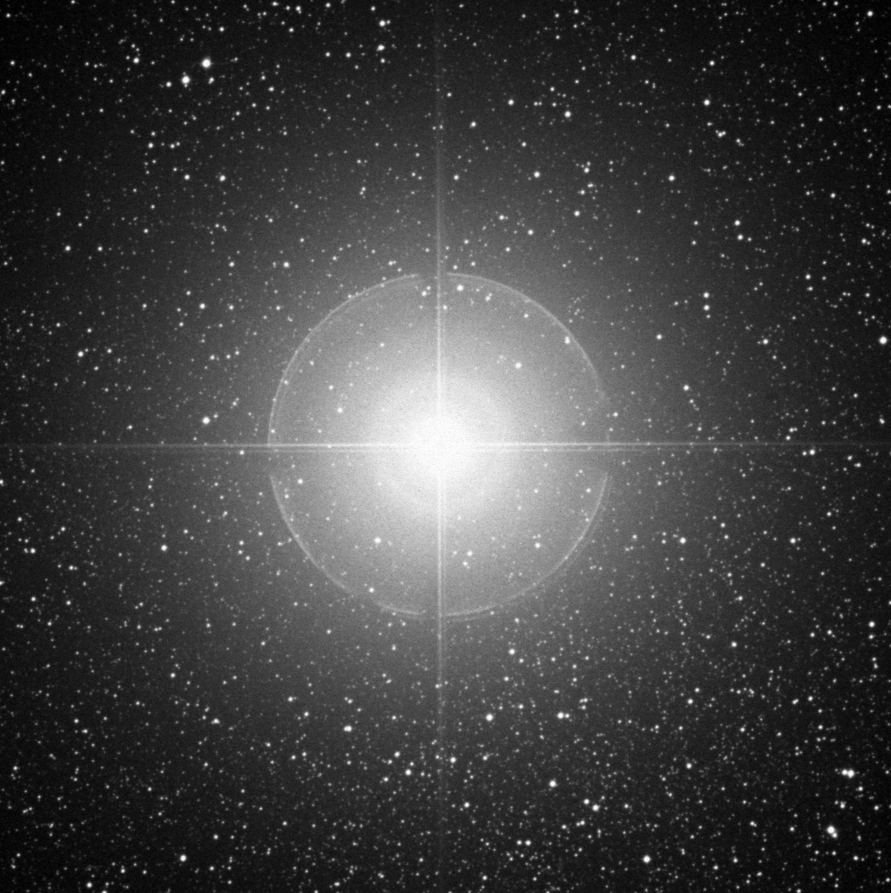
#> input picture notebooks/fig/dss_alpha_centauri.gif, 1782 x 1786 px (shown at 1/2 size)
$ jupyter execute --allow-errors 05--NumPy_SciPy.ipynb   (shell and % lines are left out)
#> lines starting #> are read from the running program, lines starting #| are printed output that depends on the picture
# NumPy and SciPy

**Python for HPC**

Max Planck Computing and Data Facility, Garching

## Outline

* NumPy
* SciPy examples
* Input/output with NumPy arrays
* Bonus: Image processing examples

## Performance Problem - Loops

* Looping in Python (and most interpreted languages) can be **very expensive**
* Numerical codes perform mostly array computation
* Example: Discrete Fourier Transform

$$ X_k = \sum_{n=0}^{N-1}x_n\cdot e^{\frac{-2i\pi}{N}kn} $$

[cell 1]
import cmath
import random

def DFT_loop(x):
    N = len(x)
    X = [0 for n in range(N)]
    for k in range (N):
        for n in range(N):
            X[k] += x[n]*cmath.exp(-2j * cmath.pi * k * n / N)
    return X

X = [random.random() for i in range(512)]
F = DFT_loop(X)

### Solution - Numpy Arrays

<div class="row">
  <div class="col-md-6" markdown="1">

* Possible solution: turn loop coefficients into arrays and then use linear algebra operations
* <span style="color:red">Larger memory footprint</span>, but <span style="color:green">higher performance</span>
* much faster than loops

  </div>
  <div class="col-md-6" markdown="1">
      <center>

      </center>
  </div>
</div>

$$ X_k = \sum_{n=0}^{N-1}x_n\cdot e^{\frac{-2i\pi}{N}kn} $$

[cell 2]
import numpy as np

def DFT_arrays(x):
    x = np.asarray(x, dtype=float)
    N = x.shape[0]
    n = np.arange(N)
    k = n.reshape((N, 1))
    M = np.exp(-2j * np.pi * k * n / N)
    return np.dot(M, x)

X = np.random.random(512)
F = DFT_arrays(X)

### Better Solution - External Call

* low-level external libraries will almost always be *much* better!
* calls highly optimized low level (e.g. C, Fortran) functions with OpenMP, cache-hit, vectorization, etc
* NumPy and SciPy already interface FFT (and many other) libraries
* How does the performance compare?

$$ X_k = \sum_{n=0}^{N-1}x_n\cdot e^{kn(-2i\pi /N)} $$

[cell 3]
X = np.random.random(512)

Fl = DFT_loop(X)
Fa = DFT_arrays(X)
Fe = np.fft.fft(X)

## Bread & Butter: NumPy & SciPy

* NumPy:
  * efficient handling of array operations via NumPy arrays
  * executes loops in compiled C code (*much* faster!)

* SciPy:
  * more advanced mathematical and numerical routines
  * provides several flavours of (sparse) matrix computation

* Both make calls to BLAS and LAPACK routines
  * `numpy.linalg` and `scipy.linalg`

## NumPy arrays
* [NumPy N-dimensional array](https://numpy.org/doc/stable/reference/arrays.ndarray.html) `ndarray`
    * fundamental container class to store items of the same type and size
    * plain C array with the plain values linear in memory
    * preserves the intuitive syntax of Python
    * provides numerous methods for math operations on arrays
* great opportunity for performance optimization of (math) operations on NumPy arrays
    * may use CPU performance features such as prefetching, caching, vectorization
    * may call high-performance libraries such as MKL (Math Kernel Library by Intel), Lapack, BLAS under the hood

[cell 4]
import numpy as np
my_array = np.array([[1,2,3,4], [5,6,7,8]])
print(my_array)
print(type(my_array))

### NumPy Arrays - Constructors

<br>

* often require "shape" tuple (the parenthesis are mandatory)
* accepts multi-dimension

[cell 5]
x = np.zeros((3,4))
x = np.ones((2,3,4))
x = np.full((2,2),7.2)

# random arrays
x = np.random.random((2,2))      # 2x2 matrix with random reals
x = np.random.randint(10,size=5) # 5 random integers between 0 and 9

# use uninitialized memory
x = np.empty((3,2))

# start, stop, stride
x = np.arange(10,55,5)
print("Discrete Range:" + str(x))

# first element, last element, total number of elements
x = np.linspace(0,1,9)
print("Continuous Range:" + str(x))

### NumPy Arrays - Datatypes & Compatibility

* datatypes map to native C types
* datatype can be specified via the `dtype=` parameter of  constructor
* operations automatically <span style="color:red">cast compatible types</span>
* defaults (in most Linux/x86_64): `np.float64` and `np.int64`
* https://docs.scipy.org/doc/numpy/user/basics.types.html

[cell 6]
import numpy as np
x = np.array([1,2,3])
y = np.array([1.,2.,3.])
print("x and y type: %s and %s" % (x.dtype, y.dtype))

r = x+y
print("x+y type: %s" % (r.dtype))

z = np.array([1+2j,2+3j,3+4j])
sz = z.astype(np.complex64)
print("z and sz type: %s and %s" % (z.dtype, sz.dtype))

### NumPy Arrays - Functions

Arrays have a large selection of predefined operations. There are too many to list here!

[cell 7]
x = np.random.randint(10,size=8)
print("* Unsorted array: ", x)
x.sort()
print("* Sorted array: ", x)

# compute some properties
y = np.random.random((10,3))
print("* Max, min, mean, std, sum: ", y.max(), y.min(), y.mean(), y.std(), y.sum())

# may also specify over which axis
print("* Max of each column: ", y.max(axis=0))
print("* Max of each row: ", y.max(axis=1))

# comparing two arrays
z = y + 1e-16
print("* Equal: ", np.array_equal(y,z))
print("* Close: ", np.allclose(y, z, 1e-8))

### NumPy Arrays - Functions Performance

* prefer to use *built-in* functions if they are there: <span style="color:green">faster</span> and <span style="color:green">cleaner</span>

[cell 8]
# use numpy functions
def mean_loop(a):
    result = 0
    for i in range(len(a)):
        result += a[i]
    return result/len(a)

x = np.arange(2**20)

mean_loop(x)
np.mean(x)

### NumPy Arrays - Attributes

* rather advanced
* useful if you are writing interfaces between Python and C/Fortran
* useful for <span style="color:green">asserting contiguity</span> of data

[cell 9]
print(y.ndim)  # number of dimensions
print(y.size)  # number of elements
print(y.dtype) # information about the data type
print(y.flags) # information about memory layout
print(y.itemsize) # size of one array element in bytes
print(y.nbytes) # total size of the array in bytes

### NumPy Arrays - Indexing

* syntax identical to standard python: `x[sel]`
* does <span style="color:red">not guarantee contiguity</span> of data
* multidimensional indexing `x[sel1, sel2, sel3]` shorthand for `x[(sel1, sel2, sel3)]`

### Numpy Arrays - Basic Indexing

* single element indexing:
  * `x[0]`
  * `x[0,1]` (equivalent to `x[0][1]` but more efficient!)

* slicing and striding
  * selection obj is a `slice` (`start:stop:step`) or tuple of `slice`, integers, `newaxis`, `Ellipsis`

* basic indexing generally creates <span style="color:red">views</span> into the original array

[cell 10]
x = np.arange(20)

# basic slice syntax as for python lists is start:end:step
# for multidimension [start1:end1:step1, start2:end2:step2, ...]
print("From 2 to 9, in steps 2:", x[2:9:2])
print("All except 3 last elements:", x[:-3])

# revert array
print("Backwards:", x[::-1])

# Reshape into multi-D arrays
y = x.reshape((5,4))
print("Shape of y:", y.shape)
print("Slice of y:", y[1:,:2])

# new dimensions can be added
z = np.arange(3)
print("z:")
print(z[:,np.newaxis])

### NumPy Arrays - Broadcasting

* some dimension conversion is automatic, some are not!
* careful with <span style="color:red">readability</span> of the code

<center>

</center>

### NumPy Arrays - Broadcasting

* careful with <span style="color:red">readability</span> of the code

[cell 11]
X = np.arange(12).reshape(4,3)
Y = np.arange(3)/10
Z = np.arange(4)/10
print("X is a 4x3 matrix:\n",X)

print("\nX+Y is valid:\n",X+Y)

# X+Z is invalid! We need to add a new dimension:
print("\nX+Z[:,None] is valid:\n",X+Z[:,None])

### NumPy Array - Advanced Indexing

* the selection object (as in `x[obj]`) can be:
    * a non-tuple sequence object (i.e., list or range) or ndarray of indices
    * or a tuple with at least one non-tuple squence object or ndarray
    * a boolean array $\to$ must have same dimensions

[cell 12]
x = np.arange(10)*10
print(x)

# use integer list as indices
print("X with integer indices: ", x[[2,5,8]])
print("X with boolean indices: ", x[[False, False, True, False, False, True, False, False, True, False]])

# create boolean array
y = x**2 - 750
index = (x < y)
print(index)
print("X with boolean indices: ", x[index])
print("X with negated indices: ", x[~index])
print("X with oneliner: ", x[x<y])

# Set x to 100 for y below 10 - equivalent to:
# for i in range(len(x)):
#     if y[i]<10:
#         x[i] = 100
# Indexing can be used to assign values to indexed arrays
x[x < y] = 100
print("Oneliner x: ", x)

### NumPy Arrays vs Views

* Basic slicing on arrays usually returns a view on the original array
* Data is **not** copied $\to$ changing the original array also changes the view
* Views may be <span style="color:red">non-contiguous data</span>
* use `copy()` for copying the data over
* Advanced indexing directly returns a copy of the indexed data

[cell 13]
x = np.arange(15)
print("Array x: ", x)
y = x[1:8:2]
print("View y: ", y)
print(y.flags)
x[1] = 20
print("View y after changing x: ", y)
y[0] *= 10
print("Original x after changing view y: ", x)

c = y.copy()
print("Copy of y: ", c)
print(c.flags)

### NumPy Arrays vs Views: Performance

* strided data access may <span style="color:red">hinder performance</span>.
* temporary array **may** be preferable, but: additional cost due to copy!
* careful with passing views as argument

[cell 14]
import numpy as np

def sum_test(c,x,y):
    # Computes c*x^2 + y
    if len(c) == len(x) == len(y):
        return c*x*x + y
    else:
        print("Wrong shape")
        return None

def sum_test_copy(c,x,y):
    copy = x.copy()
    return sum_test(c,copy,y)

x = np.random.random(1000000)
y = np.random.random(100000)
c = np.random.random(100000)
view = x[::10]
copy = view.copy()

res = sum_test(c,view,y)
res = sum_test(c,copy,y)
res = sum_test_copy(c,view,y)

### Example 1:  Midpoint Computation

$$y_i = \dfrac{x_{i}+x_{i+1}}{2}, \qquad \forall i<N$$

[cell 15]
def midpoints_list(x):    # worst implementation
    y = []
    for i in range(len(x)-1):
        y.append(0.5*(x[i] + x[i+1]))
    return np.array(y)

def midpoints_loop(x):    # loop forcing numpy array
    N = len(x)
    y = np.zeros(N-1)
    for i in range(N-1):
        y[i] = 0.5*(x[i] + x[i+1])
    return y

def midpoints_array(x):   # best: no loops at all
    return 0.5*(x[:-1] + x[1:])

x = np.linspace(0, 10, 10**6)
midpoints_list(x)
midpoints_loop(x)
midpoints_array(x)

### Example 1:  Midpoint Computation Explanation

$$y_i = \dfrac{x_{i}+x_{i+1}}{2}, \qquad \forall i<N$$

<br>

* Loop ```for i in range(N-1):``` to left-hand side ```y[0:N-1]```
* Translate indices on right-hand side to ranges for array
    * ```x[i]``` to ```x[0:N-1]``` and  ```x[i+1]``` to ```x[1:N]```

<center>

</center>

### Example 2: In-Place Manipulations

* `x[1:] + x[:-1]` will create a temporary array
* we can avoid it, but does that pay off?

[cell 16]
def temp_arrays(x):
    return 0.5*(x[1:] + x[:-1])

def in_place(x):
    y = x[1:]
    y += x[:-1]
    y *= 0.5
    return y

x = np.random.rand(2**15)
temp_arrays(x)
in_place(x)

* performance is problem- and size-dependent
* $\to$ may be faster, but not necessarily!
* keep mutability in mind!

### Example 3: Center of Mass
* For positions $\vec{x}_i$ ($j$-th coordinate $x_{i,j}$), masses $m_i$:
$$ \vec{x}_\mathsf{com} = \frac{1}{M} \sum_{i=0}^N m_i \vec{x}_i, \qquad\text{where}\qquad M=\sum_i m_i$$

[cell 17]
import numpy as np
def center_of_mass_loop(pos, mass):
    com = np.zeros(3)
    for j in range(3):
        for i in range(pos.shape[0]):
            com[j] += pos[i, j] * mass[i]
    total_mass = 0.0
    for i in range(pos.shape[0]):
        total_mass += mass[i]
    for j in range(3):
        com[j] /= total_mass
    return com

def center_of_mass_arrays(pos, mass):
    com = np.zeros(3)
    for j in range(3):
        com[j] = np.sum(pos[:, j]*mass[:])
    total_mass = np.sum(mass)
    com /= total_mass
    return com

def center_of_mass_dot(pos, mass):
    return np.dot(mass, pos)/np.sum(mass)

# positions and masses of particles
N = 10**5
pos = np.random.rand(N, 3)
mass = np.random.rand(N)

center_of_mass_loop(pos, mass)
center_of_mass_arrays(pos, mass)
center_of_mass_dot(pos, mass)

## NumPy Summary

* Takeaway messages:
    1. High level manipulations $\to$ done in Python
    2. Intensive computation $\to$ handled by underlying libraries
    3. In case no dedicated library exists $\to$ use NumPy arrays and their functions

<br>

* Tradeoff: high development productivity versus performance
* NumPy code *can be* as fast as C or Fortran code, but often it is a factor of 2-4 slower
* Outlook: Implement hotspots in C/Fortran + Python interface, or use just-in-time compilation (Numba, jax)

# SciPy

* SciPy is a mathematical toolbox built on NumPy, providing functions for
    * FFT
    * integration
    * interpolation
    * linear algebra
    * sparse matrix operations
    * optimization
    * special functions (e.g. Bessel functions)
* ... and many more
* most of them delegate <span style="color:red">heavy work</span> to C/Fortran libraries
* [Documentation](https://docs.scipy.org/doc/scipy/reference/)

## SciPy Example 1: FFT & Power Spectrum

* calculate and plot the power spectrum of a signal

[cell 18]
# power spectrum (original code taken from the SciPy tutorial)
import numpy as np
from scipy.fft import fft, fftfreq
import matplotlib.pyplot as plt
N = 600  # number of sample points
T = 1.0 / 800.0  # sample spacing
x = np.linspace(0.0, N*T, N)
y = np.sin(50.0 * 2.0*np.pi*x) + 0.5*np.sin(80.0 * 2.0*np.pi*x)

yf = fft(y)
xf = fftfreq(N, T)

plt.plot(xf[0:N//2], 2.0/N * np.abs(yf[0:N//2]))
plt.grid()
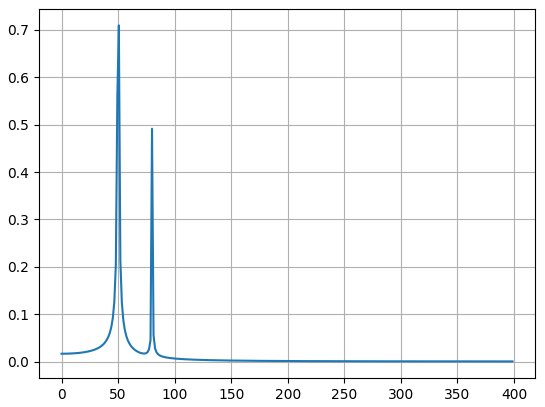
#> figure drawn by matplotlib, 1 panel; curve peaks at x = 50.67, y = 0.709

## SciPy Example 2: Integration
* Numerical integration of
    * a given function object
    * a given sample of function values
    * ODEs (ordinary differential equations)

[cell 19]
import scipy.integrate as integrate
result = integrate.quad(lambda x: x**2, 0, 2.5) # uses Fortran's QUADPACK
print(result[0], 2.5**3/3.)

x = np.linspace(0, 2.0, 10)
y = np.sin(x)
result = integrate.simpson(y, x=x) # Simpson rule for given sample
print(result, 1.-np.cos(2.0))

# simple derivative: exponential
def yprime(y, t, alpha):
    return np.exp(alpha*t)*alpha

ts = np.linspace(0, 2.0, 50)
y0 = 1.0
y = integrate.odeint(yprime, y0, ts, args=(2.0,))  # uses Fortran's ODEPACK
print(y[-1], np.exp(2.0 * ts[-1])) # compare to analytical result

## SciPy Example 3: Sparse vs Dense Linear Systems

* dense: `scipy.linalg`, sparse: `scipy.sparse.linalg`
* sparse matrix operations can be much faster, depending on the density of matrix

[cell 20]
from scipy import sparse
from scipy import linalg
import scipy.sparse.linalg as splinalg
import numpy as np

def compare_density(density, n=1000):
    b = np.random.random(n)
    A1 = sparse.random(n, n, density=density, format='csr')
    A1 += sparse.eye(n,n, format='csr')
    print("Density: ", density)
    print("Sparse: ")
    splinalg.spsolve(A1, b)
    A2 = A1.todense()
    print("Dense: ")
    linalg.solve(A2, b)

# Density=0.001: sparse is faster, Density=0.01: dense is faster
compare_density(0.01)
compare_density(0.001)

## SciPy Example 4: Interpolation
* Interpolation of 1D and multi-D data (structured grid and unstructured points)
* Splines and other polynomials

[cell 21]
import scipy.interpolate as interpolate
x = np.linspace(0, 10.0, 12)
y = np.sin(x)
y_int1 = interpolate.interp1d(x, y)
y_int2 = interpolate.PchipInterpolator(x, y)

import matplotlib.pyplot as plt
plt.figure(figsize=(20,6))
plt.subplot(1,2,1)
plt.plot(x, y)
x2 = np.linspace(0, 10.0, 50)
plt.plot(x2, y_int1(x2))

plt.subplot(1,2,2)
plt.plot(x, y)
im = plt.plot(x2, y_int2(x2))
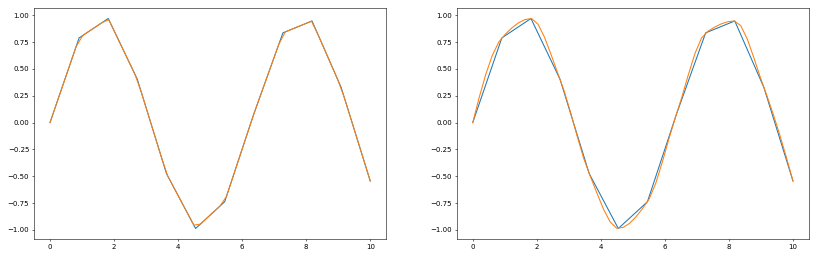
#> figure drawn by matplotlib, 2 panels; panel 1: curve peaks at x = 1.82, y = 0.97; panel 1: curve peaks at x = 1.84, y = 0.958; panel 2: curve peaks at x = 1.82, y = 0.97; panel 2: curve peaks at x = 1.84, y = 0.969

## NumPy/SciPy Summary

* NumPy: efficient handling of arrays using the fundamental `ndarray` object and methods
    * avoid explicit loops over elements, rather express loops using NumPy array operations
    * various other implementations of `ndarray` exist, e.g. for GPUs (CuPy, jax), distributed parallelization (Dask), or IO (h5py)
* SciPy: more advanced mathematical and numerical routines; uses NumPy under the hood *plus* other C/F libraries
* Performance tips:
    * Work on full arrays (slicing, NumPy routines...)
    * identify hotspots and optimize them
        * profile
        * code in Cython or C/Fortran + Python interface -- or try just-in-time compilation using Numba or jax

## Futher reading

* Harris, C.R., Millman, K.J., van der Walt, S.J. et al. *Array programming with NumPy.* **Nature** 585, 357–362 (2020).  (https://doi.org/10.1038/s41586-020-2649-2)
* Bressert, E. (2012). SciPy and NumPy (1st edition.). O'Reilly Media, Inc.  (https://ebooks.mpdl.mpg.de/ebooks/Record/EB001944176)
* There are numerous books on the topic available: https://ebooks.mpdl.mpg.de/ebooks/Search/Results?type=AllFields&lookfor=numpy

(MPG.eBooks work from any Max Planck IP address.)

# Numpy Input and Output
## Reading and writing NumPy arrays
Possibilities:
* NumPy's native IO facilities
* HDF5 using H5PY

## Native NumPy Input/Output
### Saving NumPy arrays to files

[cell 22]
import os
import numpy as np

x = np.linspace(0.0,100.0,101)

# save to text file (for debugging and small files only)
np.savetxt("x.txt", x)
print("savetxt: ", os.path.getsize('x.txt'), "bytes")

# save to binary file, suffix ".npy"
np.save("x", x)
print("save: ", os.path.getsize('x.npy'), "bytes")

y = np.linspace(0.0,100.0,201)
# save several arrays to binary file, suffix ".npz", preserve variable names via kwargs
np.savez("xy", x=x, y=y)
print("savez: ", os.path.getsize('xy.npz'), "bytes")

np.savez_compressed("xy_compressed", x=x, y=y)
print("savez_compressed: ", os.path.getsize('xy_compressed.npz'), "bytes")

### Reading NumPy arrays from files

[cell 23]
import numpy as np

#x = np.loadtxt("x.txt")
x = np.load("x.npy")
print("type of x:", type(x))
xy = np.load("xy.npz")
print("type of xy:", type(xy))

# individual NumPy arrays in xy are accessible via a dict-style interface
print("Keys of xy: ", tuple(xy.keys()))
print("x and xy['x'] are the same: ", np.allclose(x, xy["x"]))
print("y and xy['y'] are the same: ", np.allclose(y, xy["y"]))

## Native NumPy Input/Output
* Useful for
    * Quickly saving results (e.g. from interactive sessions)
    * Caching results from expensive calculations locally
    * Data that is read only in the same way
* Note
    * Binary portability (endianness) across systems is supported
* Problem
    * Not easily accessible from other programs

## HDF5 using H5PY

### HDF5 in a nutshell
* HDF5 is a hierarchichal data format specification and library implementation
* HDF5 contains data plus metadata, i.e. it is a self-describing format
* standard and custom datatypes
* filters (e.g. checksums, compression, scale offset)
* parallel IO supported, platform independent
* claimed to be future proof
* recommended and widely used in HPC by simulation codes, analysis and visualization tools (e.g. VisIt, ParaView, IDL, Matlab)

(cf. https://support.hdfgroup.org/HDF5/doc/H5.intro.html)

### HDF5 schematic

* tree structure with groups, datasets, and attributes, some analogy to a file system with directories and files

## H5PY: HDF5 bindings for Python
* easy to use Pythonic high-level interface
    * dictionary syntax (dataset access by name)
    * NumPy array syntax (indexing, slicing, etc.)
    * metadata access: use `attrs` attribute
* designed from the beginning to integrate well with NumPy
* low-level Cython interface to the HDF5 C API is available

### Write a NumPy array to HDF5

[cell 24]
import numpy as np
import h5py

M = np.random.rand(128,128)

with h5py.File("data.hdf5", 'w') as fp:
    # a HDF5 file always has a root group, "/" which we use implicitly here
    dset = fp.create_dataset("random_matrix", data=M)
    # add metadata (attributes) describing the dataset via the 'attrs' proxy object
    dset.attrs["whatis"] = "This is a randomly generated 128x128 matrix."

    # or even easier
    fp["random_matrix2"] = M
    fp["random_matrix2"].attrs["whatis"] = "This is another randomly generated 128x128 matrix."

$\to$ use `with` to ensure file is closed and written!

### Access a HDF5 dataset

[cell 25]
import numpy as np
import h5py

with h5py.File("data.hdf5", 'r') as fp:
    print("Available keys:", tuple(fp.keys()))

    # retrieve the dataset
    dset = fp["random_matrix"]
    print(type(dset), dset.shape, dset.dtype)

    # retrieve the metadata that comes with the dataset
    for key,val in dset.attrs.items():
        print("{} : {}".format(key, val))

    # dset can be used similarly to a NumPy array
    elem = dset[0,0]  # indexing, slicing
    dsum = np.sum(dset)  # not dset.sum()!

    # explicit conversion to NumPy array
    M = dset[:]
    print(type(M), M.shape, M.dtype)
    msum = M.sum()

print("Sums are the same:", dsum == msum)

### Parallel Access (Preview)

[cell 26]
from mpi4py import MPI
import h5py

rank = MPI.COMM_WORLD.rank  # The process ID (integer 0-3 for 4-process run)

#> (the rest of this cell did not finish here and is left out)

## Advanced usage of HDF5-IO on HPC systems
* checkpointing/resuming of long-running jobs
    * write current state of simulation to HDF5 file
    * resume simulation by reading back-in that state
    * upcoming optional exercise: diffusion example
* large-scale parallel IO from multiple MPI processes
    * write few, large files from each process
      limit the number of files per directory (max. ~1000)
    * write to a single file using MPI-enabled `h5py` (MPCDF environment module `h5py-mpi`)

## Summary on HDF5 IO of NumPy data

* easy to use with `h5py` (alternative module would be `pytables`)
* hierarchical structure enables you to store complex data in a single file
* HDF5 files are future-proof and portable data files
* data can be shared & used by other programs

$\to$ our recommendation for NumPy-related I/O!

Further reading:

* Collette, A. (2013). Python and HDF5 (1st edition.). O'Reilly Media, Inc.
  (https://ebooks.mpdl.mpg.de/ebooks/Record/EB001941719)

# Application: image processing

## Example 1: Smooth Images

## Smoothing with image filters
* Goal: subtract noise
* Use filtering approach
* For each pixel, at $i, j$, compute:
$$\tilde{f}_{i,j} = \alpha f_{i,j} + \frac{(1 - \alpha)}{4} (f_{i-1,j} + f_{i+1,j} + f_{i,j-1} + f_{i,j+1})$$
* Mix pixel with average of surrounding pixels $\to$ *filter out high-frequency noise*
* Can also be rewritten using the discrete Laplace operator:
$$\tilde{f}_{i,j} = f_{i,j} + \frac{(1 - \alpha)}{4} \Delta f_{i,j}$$
* Strongest smoothing for $\alpha = 0$, no smoothing for $\alpha = 1$

### Image: alpha Centauri
* Image from DSS (for copyright see http://archive.stsci.edu/dss/acknowledging.html)

[cell 27]
import numpy as np
import matplotlib.pyplot as plt
# convert to float between 0 and 1
image = plt.imread("fig/dss_alpha_centauri.gif").astype(np.float64)/255.
plt.imshow(image, cmap='gray')
print("Shape: ", image.shape)
#| Shape:  (1786, 1782)
#> (the rest of the program and of its run is left out)
